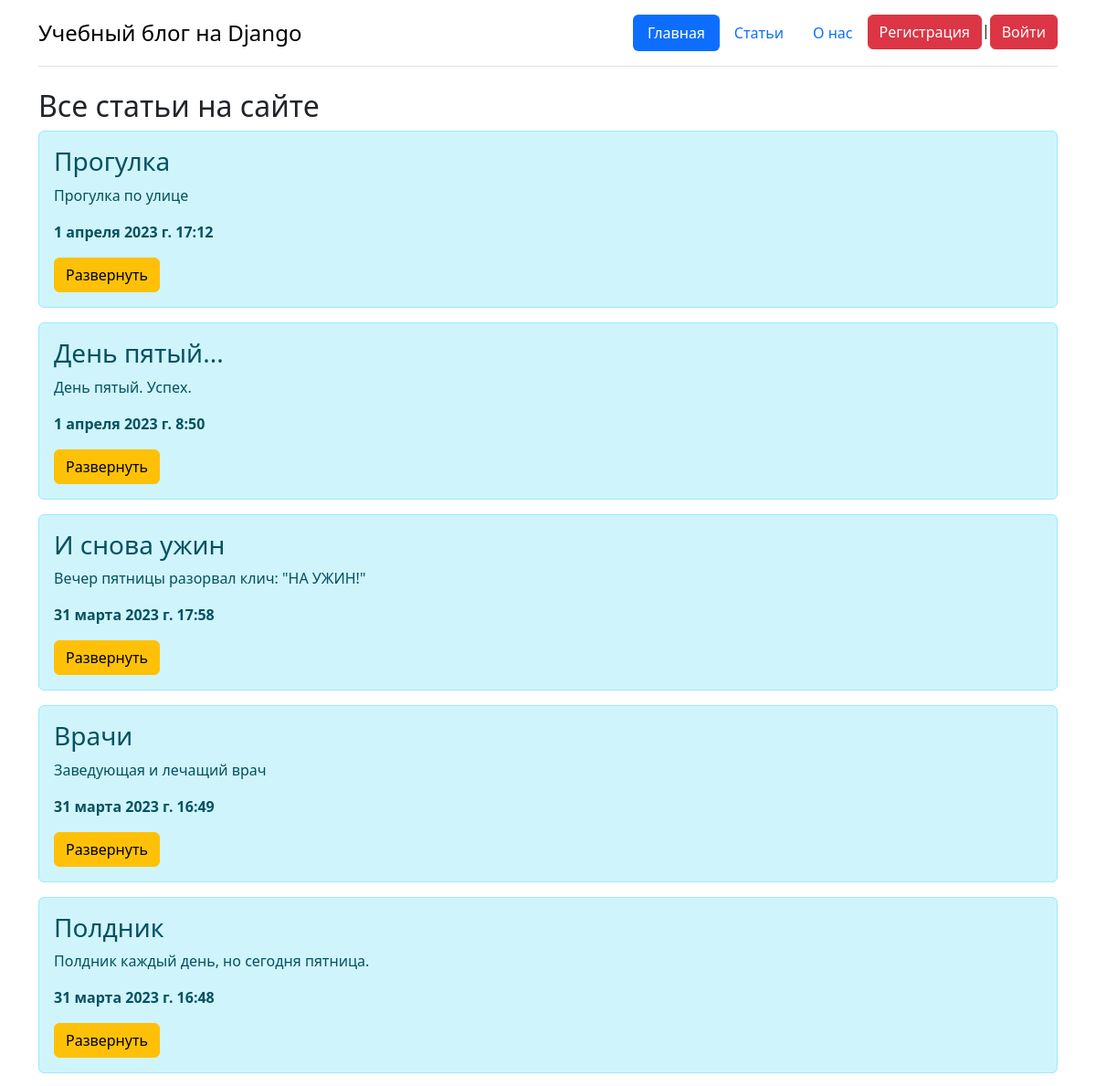
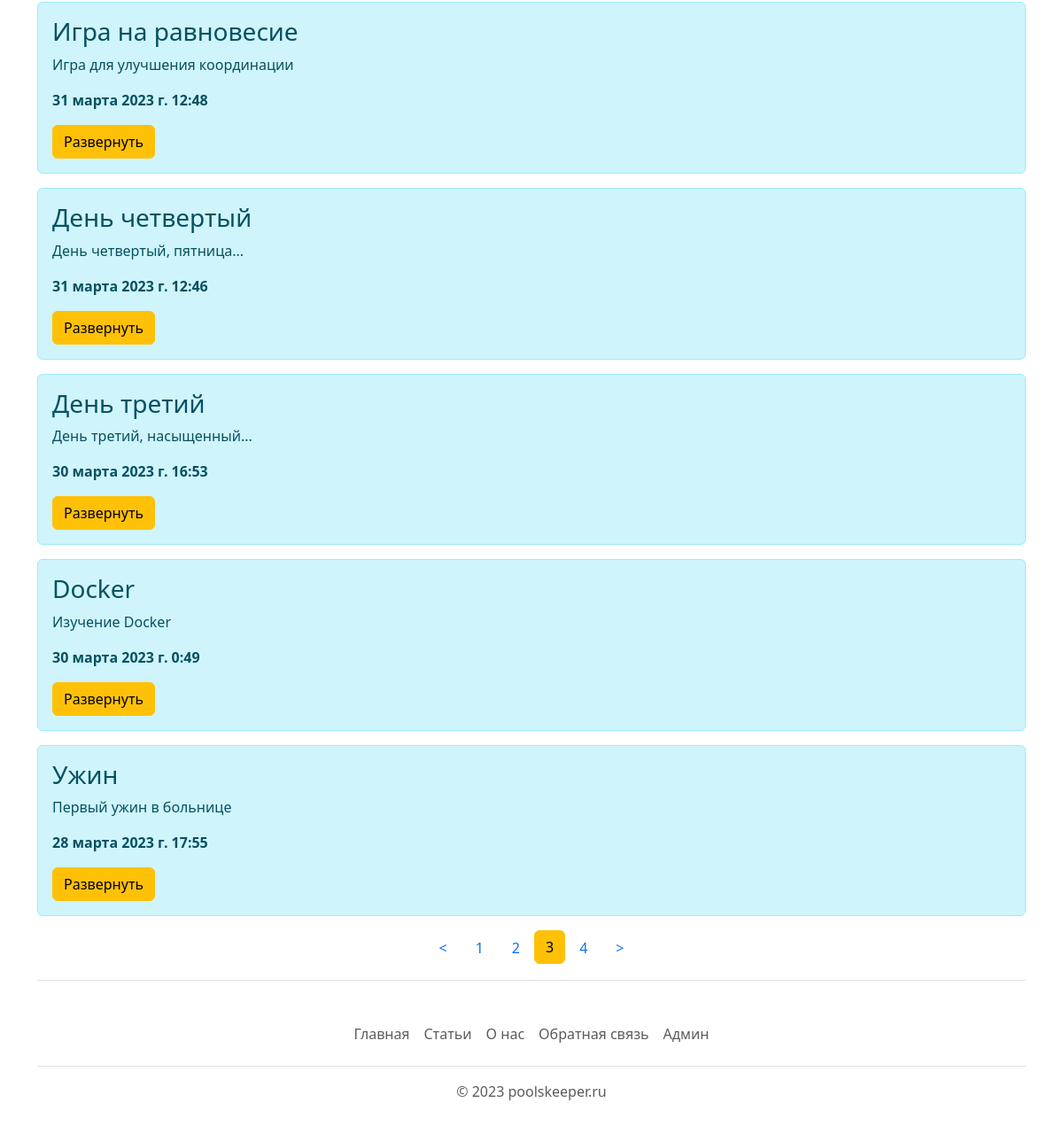
The page /articles?page=3 on the database its author committed (2 pictures, top to bottom).
### main/models.py (models this page shows, shortened)
class Article(models.Model):
    id = models.AutoField('id', primary_key=True)
    title = models.CharField('Заголовок', max_length=100, null=False)
    intro = models.CharField('Анонс', max_length=300, null=False)
    text = models.TextField('Статья', null=False)
    slag = models.CharField('slug', max_length=100, null=False)
    date = models.DateTimeField('Время', default=timezone.now())
    author = models.ForeignKey(User, verbose_name='Автор статьи', on_delete=models.CASCADE)
    class Meta:
        verbose_name = 'Статья'
        verbose_name_plural = 'Статьи'

### main/views.py (the view)
# urls.py: path('articles', views.articles, name='articles'),
def articles(request):
    articles = Article.objects.order_by('-date')
    paginator = Paginator(articles, 10)
    page_number = request.GET.get('page')
    page_obj = paginator.get_page(page_number)
    context = {
        'title':'Все статьи на сайте',
        'articles': articles,
        'page_obj': page_obj,
    }
    return render(request, 'main/articles.html', context=context)

### main/templates/main/articles.html (shortened to what this page needs)
{% extends 'main/base.html' %}
{% block body %}
    <h2>Все статьи на сайте</h2>
    {% if articles|length > 0  %}
        {% for article in page_obj %}
            <div class="alert alert-info mt-2" >
                <h3>{{ article.title }}</h3>
                <p>{{ article.intro }}</p>
                <p><b>{{ article.date }} </b></p>
                <a href="{% url 'detail' article.id %}" class="btn btn-warning">Развернуть</a>
            </div>
        {% endfor %}
    {% else  %}
    <p> На сайте нет статей</p>
    {% endif %}
<nav class="paginator">
    <ul class="nav justify-content-center border-bottom pb-3 mb-3">
{% if page_obj.has_other_pages %}
{% if page_obj.has_previous %}
    <li class="nav-item">
        <a class="nav-link" href="?page={{ page_obj.previous_page_number }}"> &lt; </a>
    </li>
{% endif %}
        {% for p in page_obj.paginator.page_range %}
        {% if page_obj.number == p %}
        <li class="nav-item">
            <a class="btn btn-warning" href="?page={{ p }}"> {{ p }} </a>
        </li>
        {% elif p >= page_obj.number|add:-2 and p <= page_obj.number|add:2  %}
        <li class="nav-item">
            <a class="nav-link" href="?page={{ p }}"> {{ p }} </a>
        </li>
        {% endif %}
        {% endfor %}
{% if page_obj.has_next %}
    <li class="nav-item">
        <a class="nav-link" href="?page={{ page_obj.next_page_number }}"> &gt; </a>
    </li>
{% endif %}
    </ul>
</nav>
{% endif %}
{% endblock %}

### rows shown on the page
Article: title "Прогулка", intro "Прогулка по улице", date "1 апреля 2023 г. 17:12"
Article: title "День пятый...", intro "День пятый. Успех.", date "1 апреля 2023 г. 8:50"
Article: title "И снова ужин", intro "Вечер пятницы разорвал клич: \"НА УЖИН!\"", date "31 марта 2023 г. 17:58"
Article: title "Врачи", intro "Заведующая и лечащий врач", date "31 марта 2023 г. 16:49"
Article: title "Полдник", intro "Полдник каждый день, но сегодня пятница.", date "31 марта 2023 г. 16:48"
Article: title "Игра на равновесие", intro "Игра для улучшения координации", date "31 марта 2023 г. 12:48"
Article: title "День четвертый", intro "День четвертый, пятница...", date "31 марта 2023 г. 12:46"
Article: title "День третий", intro "День третий, насыщенный...", date "30 марта 2023 г. 16:53"
Article: title "Docker", intro "Изучение Docker", date "30 марта 2023 г. 0:49"
Article: title "Ужин", intro "Первый ужин в больнице", date "28 марта 2023 г. 17:55"

### other values the page prints
{{ p }} "1" "2" "4"
{{ p }} "3"
